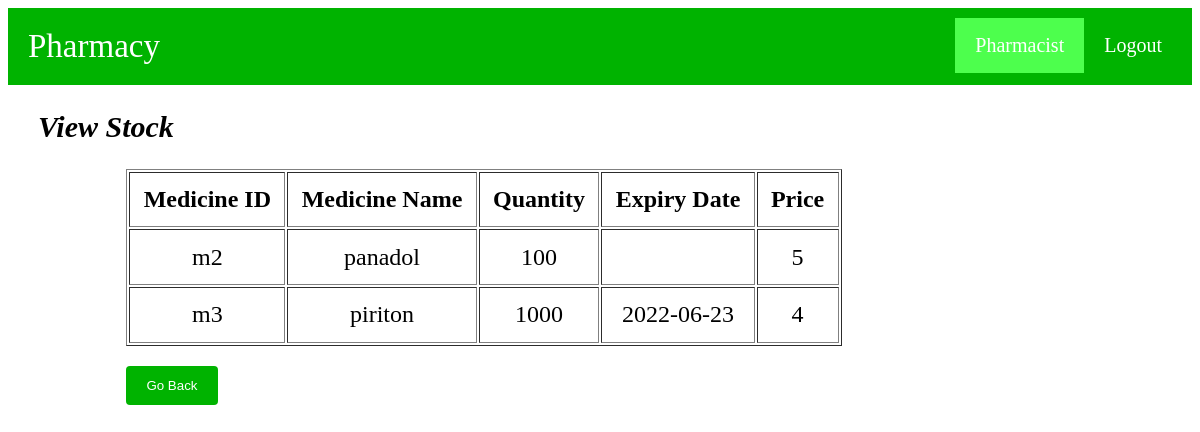
/view_stock.php, run on the app's committed database.
### tables this page shows
CREATE TABLE `medicine` (
  `medicine_id` varchar(25) NOT NULL,
  `medicine_name` varchar(50) DEFAULT NULL,
  `quanity` varchar(50) DEFAULT NULL,
  `expiry_date` date DEFAULT NULL,
  `selling_price` int(50) DEFAULT NULL
);

### view_stock.php (the view, shortened to what this page needs)
<html>
	<head>
	</head>
	<body>
	<ul>
			<li id="titlehead"><p id="title">Pharmacy</p></li>
			<li style=margin-right:10px;><a href="pharmacist_logout.php">Logout</a></li>
			<li><a class="active" href="pharmacist_home.php">Pharmacist</a></li>
			</ul>
			<h2 style="font-style:italic; font-size:30px;padding-left:30px;">View Stock</h2>
	<?php
		$servername = "localhost";
		$username = "root";
		$password = "";
		$dbname ="pharmacydb";
		$conn = new mysqli($servername, $username, $password, $dbname);
		$sql='SELECT * FROM medicine';
		$ret=mysqli_query($conn,$sql);
            if(mysqli_num_rows($ret)>0)
            {
                    echo"<div id='dem'>";
					echo"<table border='1'><tr><th>Medicine ID</th><th>Medicine Name</th><th>Quantity</th><th>Expiry Date</th><th>Price</th></tr>";
					while($row=mysqli_fetch_assoc($ret))
					{
						echo"<tr><td>{$row['medicine_id']}</td><td>{$row['medicine_name']}</td><td>{$row['quanity']}</td><td>{$row['expiry_date']}</td><td>{$row['selling_price']}</td></tr>";
					}
			echo"</table>";
            echo"<form action='pharmacist_home.php'><button type='submit' id='done' style='margin-left:10%;margin-top:20px'>Go Back</button></form>";
            echo"</div>";
            }
?>
    </body>
</html>

### view_stock.php (style rules this page uses)
#title { background-color:#00b300; font-size:33px; color:white; margin-left:20px; margin-top:20px; margin-bottom:20px; }
ul { list-style-type: none; margin: 0; padding: 0; overflow: hidden; background-color: #00b300; }
li { float: right; }
#titlehead { float: left; }
li a { display: block; color: white; font-size:20px; text-align: center; padding: 16px 20px; margin-top:10px; text-decoration: none; }
.active { background-color: #4dff4d; }
#done { background-color: #00b300; color: white; padding: 12px 20px; border: none; border-radius: 4px; cursor: pointer; }
table { margin-left:10%; margin-top:0%; background-color:white; }
th,td { font-size:18pt; padding:10pt; text-align:center; }

### data on the page
medicine: medicine_id "m2", medicine_name "panadol", quanity "100", selling_price "5"
medicine: medicine_id "m3", medicine_name "piriton", quanity "1000", expiry_date "2022-06-23", selling_price "4"
